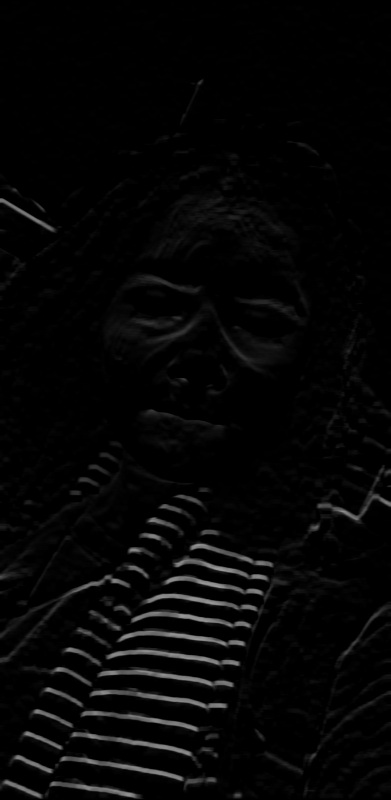
#> input picture static/processed_img.jpeg, 782 x 1600 px (shown at 1/2 size)
$ python visualize.py
#> lines starting #> are read from the running program, lines starting #| are printed output that depends on the picture
import pandas as pd
import numpy as np
from matplotlib import pyplot as plt
import cv2 as cv

def display(img):
    x, y = np.arange(1600), np.arange(782)
    x, y = np.meshgrid(x, y)
    fig = plt.figure()
    ax = plt.axes(projection = '3d')
    ax.plot_surface(x, y, img.T)
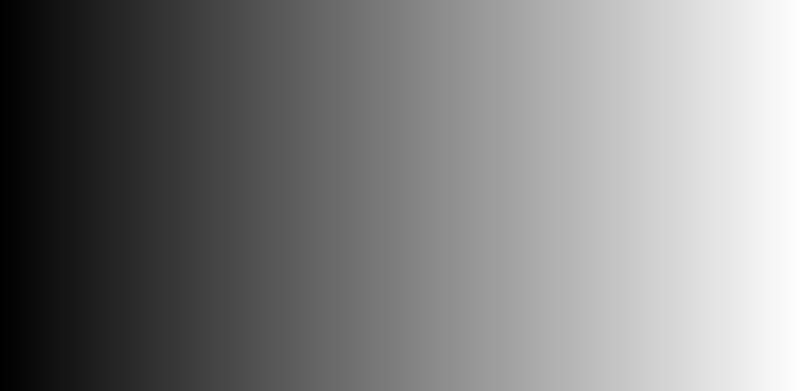
#> x: shape (782, 1600) int64 (shown at 1/2 size); min 0, max 1599, mean 799.5; drawn with min black and max white
    plt.show()
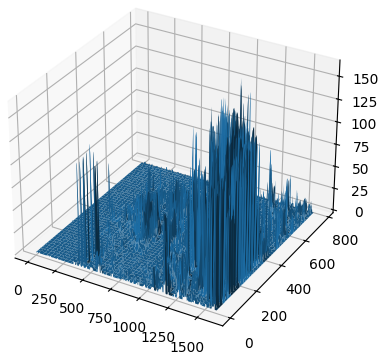
#> figure drawn by matplotlib, 1 panel

def main():
    fari = cv.cvtColor(
        cv.imread(
            'static/processed_img.jpeg'
        ),
        cv.COLOR_BGR2GRAY
    )
    display(fari)

if __name__ == '__main__':
    main()
